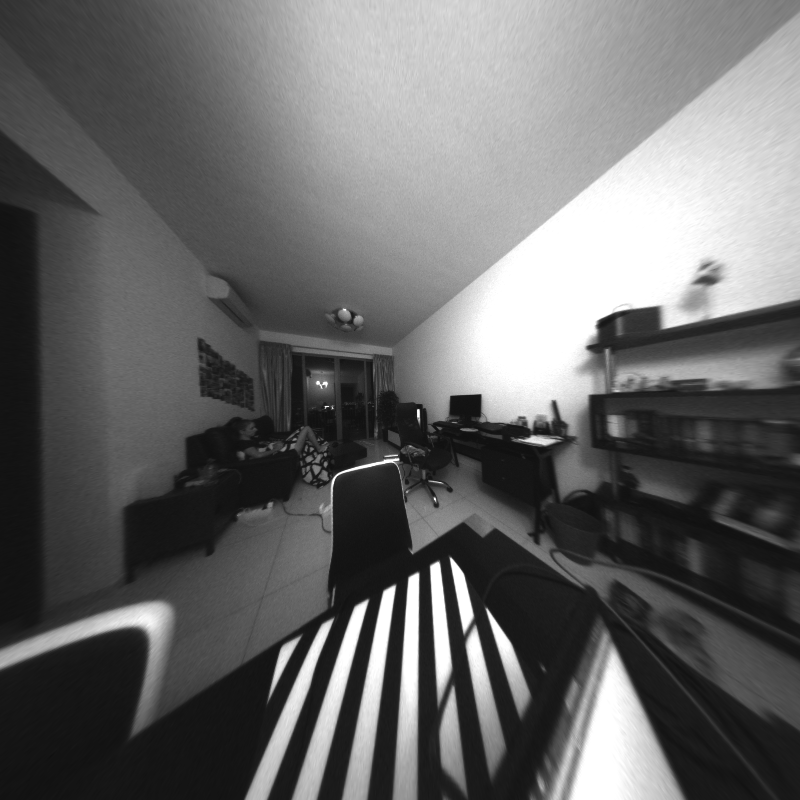
#> input picture tools/python/image_processing/rectified1.png, 800 x 800 px
$ python feature_matcher.py
#> lines starting #> are read from the running program, lines starting #| are printed output that depends on the picture
import numpy as np
import cv2
import matplotlib.pyplot as plt
import matplotlib.image as mpimg

def imshow(image):
    fig = plt.figure()
    ax = plt.axes([0,0,1,1])
    plt.imshow(image, interpolation="nearest", aspect='auto')
    DPI = fig.get_dpi()
    fig.set_size_inches(image.shape[1]/float(DPI),image.shape[0]/float(DPI))
    plt.axis("off")   # turns off axes
    plt.axis("tight")  # gets rid of white border
    plt.axis("image")  # square up the image instead of filling the "figure" space
    plt.show()
    return fig

#%% Image loading
image1 = cv2.imread("rectified1.png")
#> image1 is the input picture: shape (800, 800, 3); min 15, max 255, mean 103.7
image2 = cv2.imread("rectified2.png")
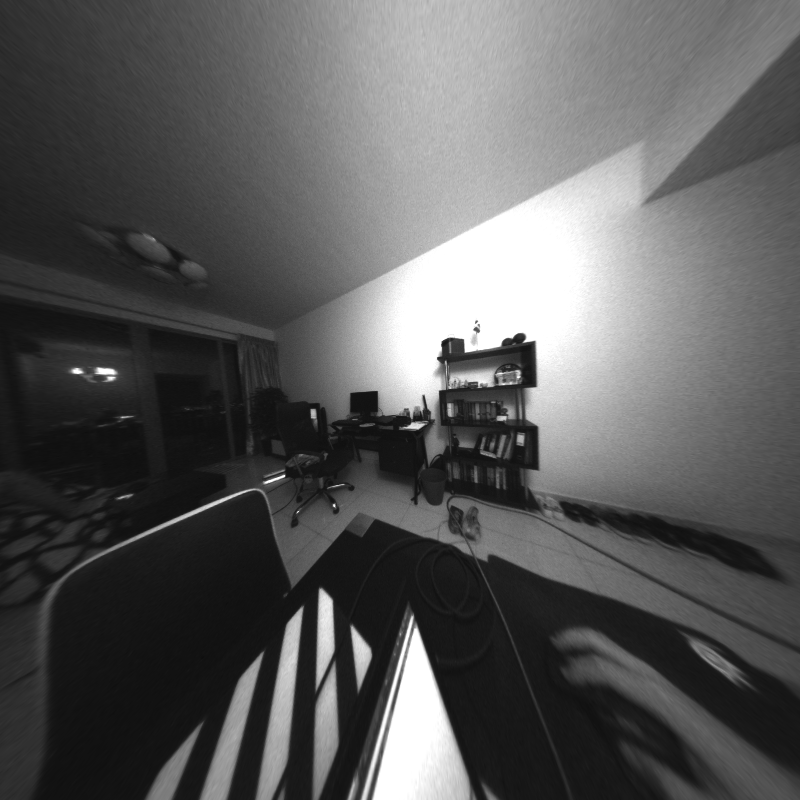
#> input picture tools/python/image_processing/rectified2.png, 800 x 800 px
#> image2 is the input picture: shape (800, 800, 3); min 13, max 255, mean 89.8

gray1 = cv2.cvtColor(image1, cv2.COLOR_BGR2GRAY)
gray2 = cv2.cvtColor(image2, cv2.COLOR_BGR2GRAY)

#%% Feature extraction
#feature_extractor = cv2.xfeatures2d.SIFT_create()
feature_extractor = cv2.ORB_create()
(keypoints1, descriptors1) = feature_extractor.detectAndCompute(gray1, None)
#> keypoints1 = 500 keypoints; strongest (x, y, size): (435, 564, 64.3), (418, 410, 31), (435, 565, 77.1), (416, 577, 77.1)
print("Image #1, kps: {}, descriptors: {}".format(len(keypoints1), descriptors1.shape))
#| Image #1, kps: 500, descriptors: (500, 32)

(keypoints2, descriptors2) = feature_extractor.detectAndCompute(gray2, None)
#> keypoints2 = 500 keypoints; strongest (x, y, size): (527, 340, 44.6), (522, 335, 53.6), (462, 340, 31), (467, 348, 64.3)
print("Image #2, kps: {}, descriptors: {}".format(len(keypoints2), descriptors2.shape))
#| Image #2, kps: 500, descriptors: (500, 32)

image1_with_keypoints = cv2.drawKeypoints(gray1, keypoints1, None)
image2_with_keypoints = cv2.drawKeypoints(gray2, keypoints2, None)

#image_with_keypoints = np.hstack((image1_with_keypoints, image2_with_keypoints))
image_with_keypoints = cv2.hconcat((image1_with_keypoints, image2_with_keypoints))
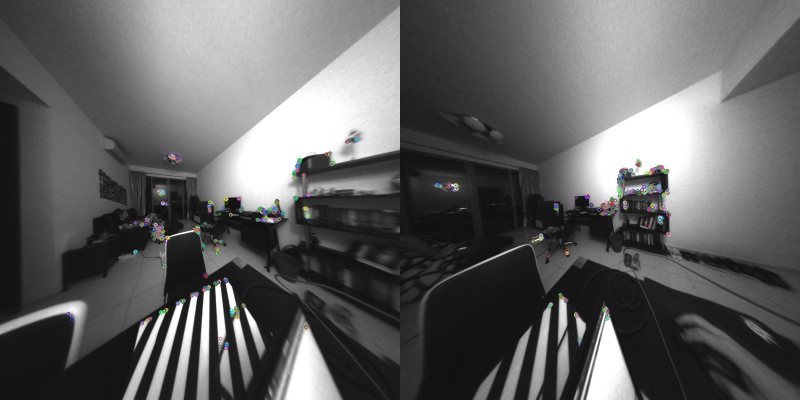
#> image_with_keypoints: shape (800, 1600, 3) (shown at 1/2 size); mean of channels 0, 1, 2 96.8, 96.8, 96.8; drawn as B, G, R
imshow(image_with_keypoints)

# Feature matching
bf = cv2.BFMatcher(cv2.NORM_L1, crossCheck=True)

matches = bf.match(descriptors1, descriptors2)
#> matches = 137 matches
matches = sorted(matches, key = lambda x:x.distance)

image_matches = cv2.drawMatches(gray1, keypoints1, gray2, keypoints2, matches[:50], None, flags=2)
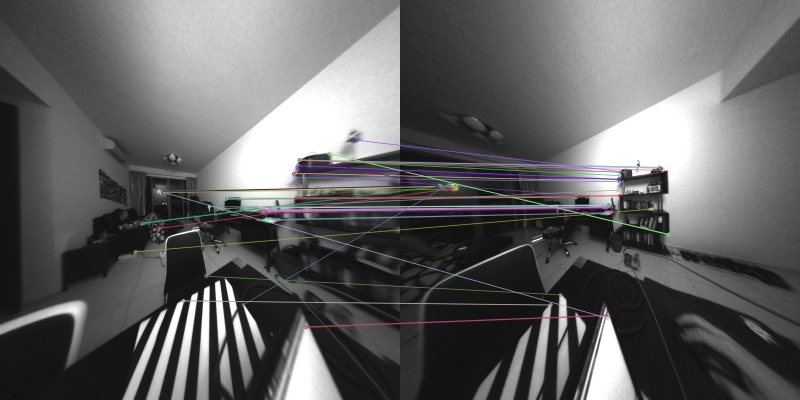
#> image_matches: shape (800, 1600, 3) (shown at 1/2 size); mean of channels 0, 1, 2 98.7, 98.4, 98.6; drawn as B, G, R
fig = imshow(image_matches)
fig.savefig("matches.png")
